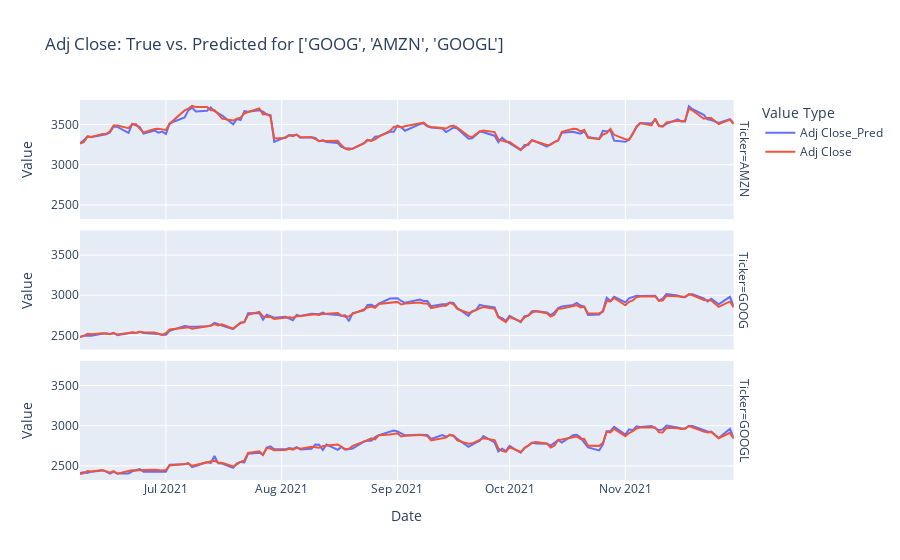

Source (notebook cell):
### Code cell
# Prepare data for visualisation
tickers = ["GOOG", "AMZN", "GOOGL"]
df_pred_viz = df_pred.query("Ticker in @tickers")
df_pred_viz = df_pred_viz.melt(
    id_vars = ["Date", "Ticker"],
    value_vars = ["Adj Close_Pred", "Adj Close"],
    var_name = "Value Type",
    value_name = "Value"
)

fig = px.line(
    df_pred_viz, 
    x = "Date", 
    y = "Value", 
    color = "Value Type", 
    facet_row = "Ticker",
    title = f"Adj Close: True vs. Predicted for {tickers}"
)
fig.show()
